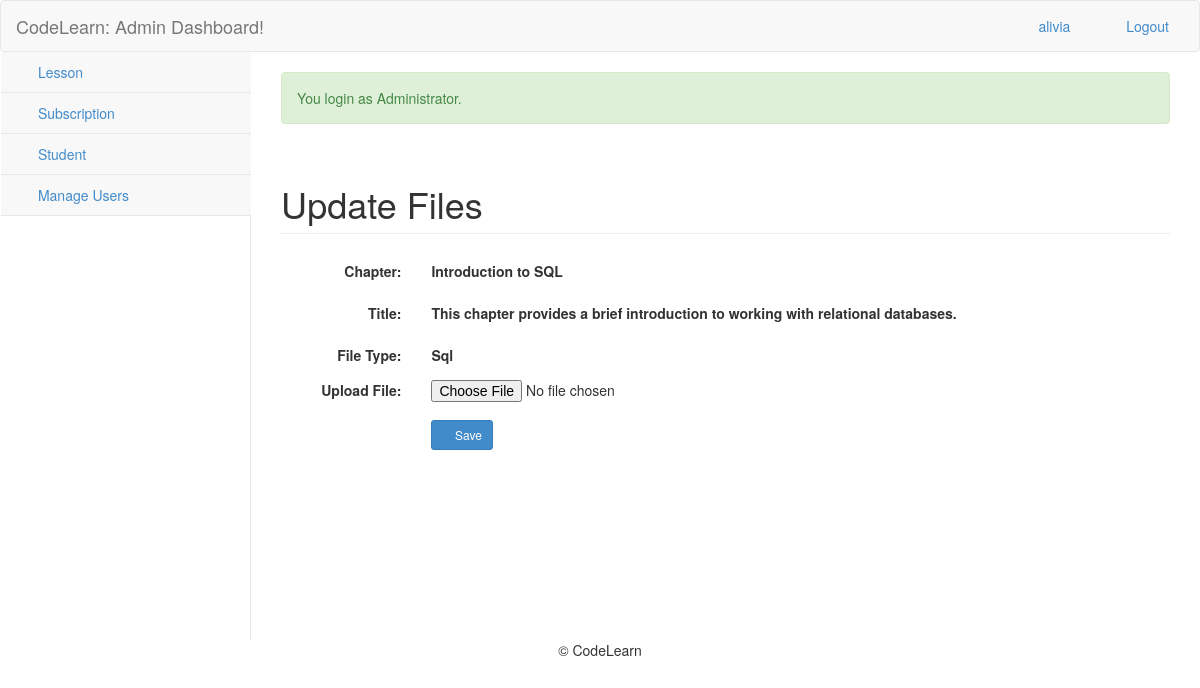
/admin/modules/lesson/index.php?view=uploadfile&id=27 (signed in), run on the app's committed database.
### tables this page shows
CREATE TABLE `tbllesson` (
  `LessonID` int(11) NOT NULL,
  `LessonChapter` varchar(90) NOT NULL,
  `LessonTitle` varchar(90) NOT NULL,
  `FileLocation` text NOT NULL,
  `Category` varchar(90) NOT NULL,
  `image` varchar(50) DEFAULT NULL
);

### admin/modules/lesson/index.php (called while the page is built, shortened)
<?php
require_once("../../navigation/navigations.php");
?>

### include/database.php (called while the page is built, shortened)
<?php
class Database {
	var $sql_string = '';
	private $conn;
	public function open_connection() {
		$this->conn = mysqli_connect(server,user,pass);
		if(!$this->conn){
			echo "Problem in database connection! Contact administrator!";
			exit();
		}else{
			$db_select = mysqli_select_db($this->conn,database_name);
		}
	}
	function setQuery($sql='') {
		$this->sql_string=$sql;
	}
	function executeQuery() {
		$result = mysqli_query($this->conn,$this->sql_string);
		return $result;
	}
	private function confirm_query($result) {
		return $result;
	}
	function loadSingleResult() {
		$cur = $this->executeQuery();
		while ($row = mysqli_fetch_object($cur)) {
		return $data = $row;
		}
	}
}
$mydb = new Database();
?>

### include/lessons.php (called while the page is built, shortened)
<?php
require_once(LIB_PATH.DS.'database.php');
 class Lesson {
	protected static  $tblname = "tbllesson";
	function single_lesson($id=0){
			global $mydb;
			$mydb->setQuery("SELECT * FROM ".self::$tblname."
				Where LessonID= '{$id}' LIMIT 1");
			$cur = $mydb->loadSingleResult();
			return $cur;
	}
}
?>

### admin/modules/lesson/uploadfiles.php (the view, shortened to what this page needs)
<?php
  @$id = $_GET['id'];
  $lesson = New Lesson();
  $res = $lesson->single_lesson($id);
?>
 <form class="form-horizontal span6" action="controller.php?action=updatefiles" method="POST" enctype="multipart/form-data">
           <div class="row">
         <div class="col-lg-12">
            <h1 class="page-header">Update Files</h1>
          </div>
       </div>
        <div class="form-group">
                    <div class="col-md-11">
                      <label class="col-md-2 control-label" for=
                      "LessonChapter">Chapter:</label>
                      <div class="col-md-10">
                        <label class="control-label"><?php echo $res->LessonChapter; ?></label>
                      </div>
                    </div>
                  </div>
                   <div class="form-group">
                    <div class="col-md-11">
                      <label class="col-md-2 control-label" for=
                      "LessonTitle">Title:</label>
                      <div class="col-md-10">
                        <label class="control-label"><?php echo $res->LessonTitle; ?></label>
                      </div>
                    </div>
                  </div>
                  <div class="form-group">
                    <div class="col-md-11">
                      <label class="col-md-2 control-label" for=
                      "Category">File Type:</label>
                      <div class="col-md-10">
                         <label class="control-label"><?php echo $res->Category ?></label>
                      </div>
                    </div>
                  </div>
             <div class="form-group">
              <div class="col-md-11">
                <label class="col-md-2" align = "right"for=
                "file">Upload File:</label>
                <div class="col-md-10">
                <input type="file" name="file" value="<?php echo $res->FileLocation; ?>" />
                </div>
              </div>
            </div>
             <div class="form-group">
                    <div class="col-md-11">
                      <label class="col-md-2 control-label" for=
                      "idno"></label>
                      <div class="col-md-10">
                       <button class="btn btn-primary btn-sm" name="save" type="submit" ><span class="fa fa-save fw-fa"></span>  Save</button>
                         </div>
                    </div>
                  </div>
        </form>

### data on the page
tbllesson: LessonChapter "Introduction to SQL", LessonTitle "This chapter provides a brief introduction to working with relational databases.", Category "Sql"

### other printed values
$_SESSION['NAME'] "alivia"
$_SESSION['message'] "You login as Administrator."
